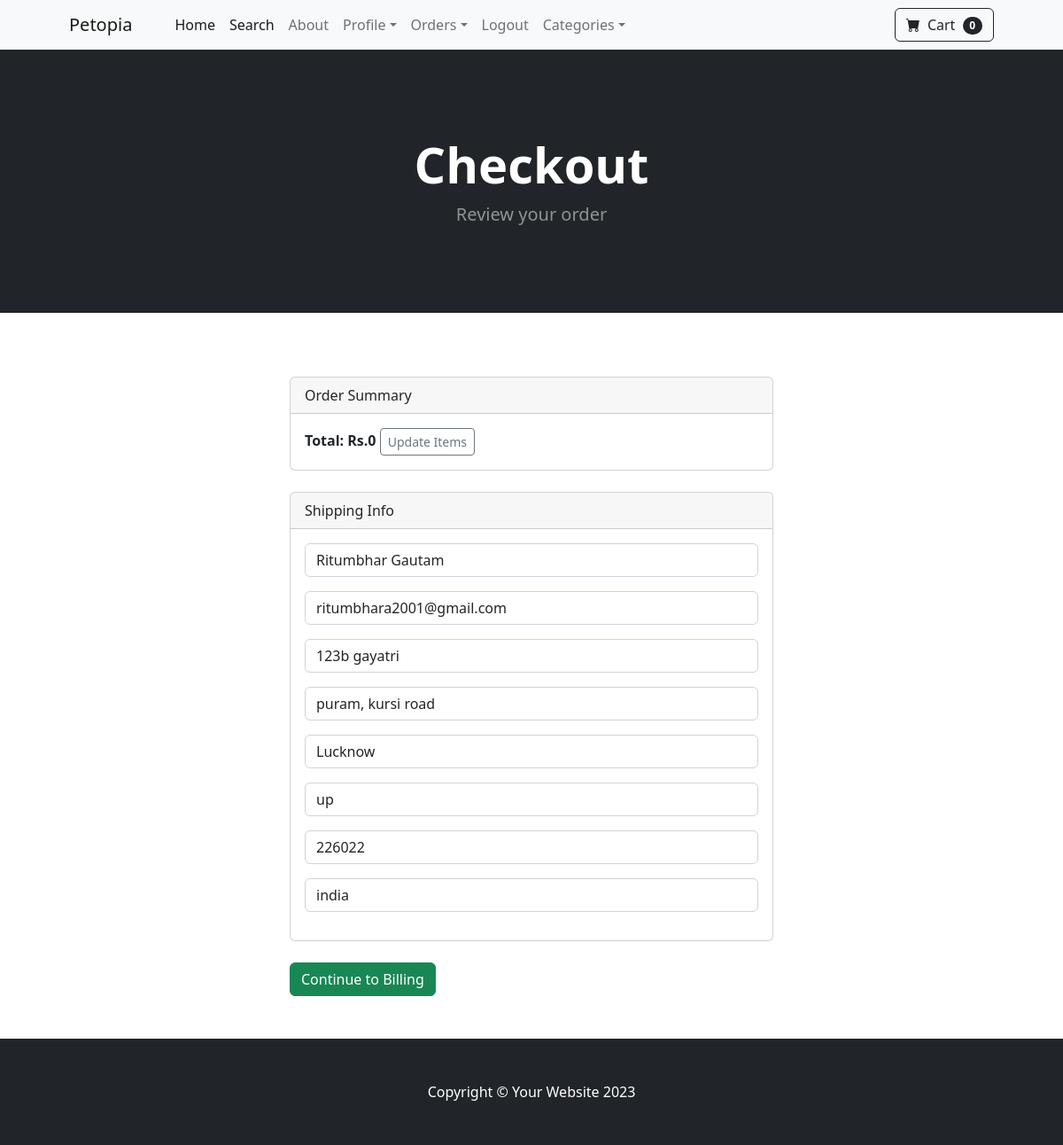
The app's page /payment/checkout (signed in) with its own data.
### payment/models.py (models this page shows, shortened)
class ShippingAddress(models.Model):
    user = models.ForeignKey(User, on_delete=models.CASCADE, null=True, blank=True)
    shipping_full_name = models.CharField(max_length=225)
    shipping_email = models.CharField(max_length=225)
    shipping_address1 = models.CharField(max_length=225)
    shipping_address2 = models.CharField(max_length=225, null=True ,blank=True)
    shipping_city = models.CharField(max_length=225)
    shipping_state = models.CharField(max_length=225, null=True ,blank=True)
    shipping_zipcode = models.CharField(max_length=225, null=True ,blank=True)
    shipping_country = models.CharField(max_length=225)
    class Meta:
        verbose_name_plural = "Shipping Address"

### payment/views.py (the view)
# urls.py: path('checkout', views.checkout, name='checkout'),
def checkout(request):
    cart = Cart(request)
    cart_products = cart.get_prods
    quantities = cart.get_quants
    totals = cart.cart_total()
    if  request.user.is_authenticated:
        shipping_user = ShippingAddress.objects.get(user__id=request.user.id)
        shipping_form = ShippingForm(request.POST or None, instance=shipping_user)
        return render(request, "payment/checkout.html", {"cart_products":cart_products, "quantities":quantities, "totals":totals, "shipping_form":shipping_form})
    else:
        shipping_form = ShippingForm(request.POST or None)
        return render(request, "payment/checkout.html", {"cart_products":cart_products, "quantities":quantities, "totals":totals, "shipping_form":shipping_form})

### cart/cart.py (called while the page is built, shortened)
    def cart_total(self):
        product_ids = self.cart.keys()
        products = Product.objects.filter(id__in=product_ids)
        quantities = self.cart
        total = 0
        return total

    def __len__(self):
        return len(self.cart)

    def get_prods(self):
        product_ids = self.cart.keys()
        products = Product.objects.filter(id__in=product_ids)
        return products

### cart/context_processors.py (called while the page is built)
def cart(request):
    return {'cart': Cart(request)}

### payment/templates/payment/checkout.html (shortened to what this page needs)
{% extends 'base.html' %}
        {% load static %}
{% block content %}
        <header class="bg-dark py-5">
            <div class="container px-4 px-lg-5 my-5">
                <div class="text-center text-white">
                    <h1 class="display-4 fw-bolder">Checkout</h1>
                    <p class="lead fw-normal text-white-50 mb-0">Review your order</p>
                </div>
            </div>
        </header>
<div class="container"><br/>
    <div class="row">
        <div class="col-md-6 offset-md-3 py-5">
            <div class="card">
                <div class="card-header">
                  Order Summary
                </div>
                <div class="card-body">
                <b>Total: Rs.{{ totals }}</b>
                <a href="{% url 'cart_summary' %}" class="btn btn-sm btn-outline-secondary">Update Items</a>
                </div>
              </div></br>
              <div class="card">
                <div class="card-header">
                 Shipping Info
                </div>
                <div class="card-body">
                    <form method="POST" action="{% url 'billing_info' %}">
                    {{ shipping_form.as_p }}
                </div>
              </div><br/>
              <button type="submit" class="btn btn-success">Continue to Billing</button>
        </div>
    </div>
</div>
{% endblock %}

### records on screen
ShippingAddress: shipping_full_name "Ritumbhar Gautam", shipping_email "ritumbhara2001@gmail.com", shipping_address1 "123b gayatri", shipping_address2 "puram, kursi road", shipping_city "Lucknow", shipping_state "up", shipping_zipcode "226022", shipping_country "india"

### other values on screen
{{ cart|length }} "0"
{{ totals }} "0"
